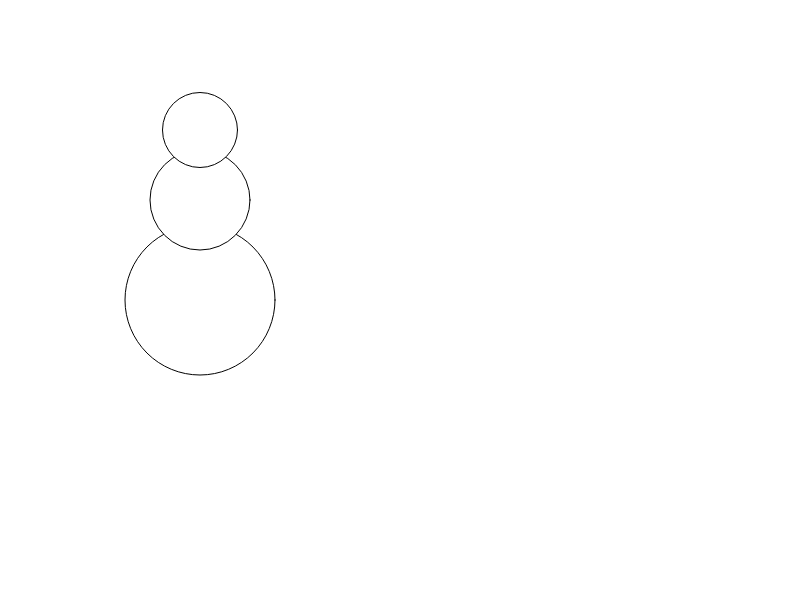
Frame 1 (no input)
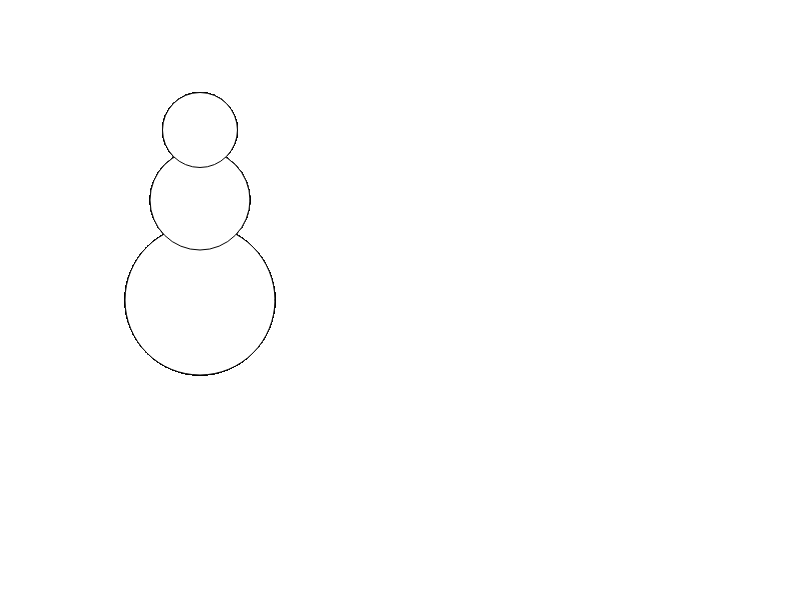
Frame 60 (no input)
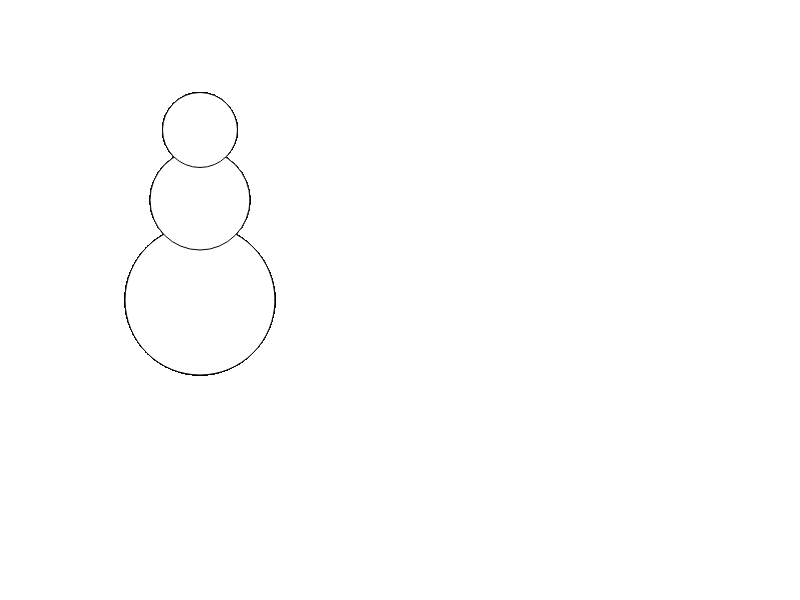
Frame 120 (the mouse pressed at the canvas centre since frame 60)

The p5.js sketch that drew these frames (run headless with seeded random() and noise() and a simulated clock; from frame 60 on, the mouse is pressed at the canvas centre):

// p5.js sketch
// ── sketch.js
function setup() {
  // put setup code here
  createCanvas(800, 600);
}

function draw() {
  // put drawing code here
  ellipse(200, 300, 150, 150);
  ellipse(200, 200, 100, 100);
  ellipse(200, 130, 75, 75);
}
